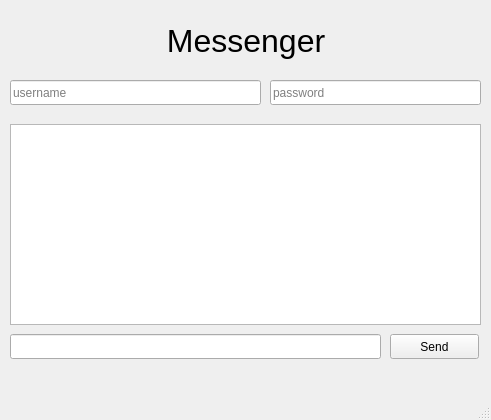
<?xml version="1.0" encoding="UTF-8"?>
<ui version="4.0">
 <class>MainWindow</class>
 <widget class="QMainWindow" name="MainWindow">
  <property name="geometry">
   <rect>
    <x>0</x>
    <y>0</y>
    <width>491</width>
    <height>420</height>
   </rect>
  </property>
  <property name="windowTitle">
   <string>MainWindow</string>
  </property>
  <widget class="QWidget" name="centralwidget">
   <widget class="QTextBrowser" name="textBrowser">
    <property name="geometry">
     <rect>
      <x>10</x>
      <y>124</y>
      <width>471</width>
      <height>201</height>
     </rect>
    </property>
    <property name="sizePolicy">
     <sizepolicy hsizetype="Expanding" vsizetype="Expanding">
      <horstretch>1</horstretch>
      <verstretch>1</verstretch>
     </sizepolicy>
    </property>
   </widget>
   <widget class="QLineEdit" name="lineEdit">
    <property name="geometry">
     <rect>
      <x>10</x>
      <y>334</y>
      <width>371</width>
      <height>25</height>
     </rect>
    </property>
   </widget>
   <widget class="QPushButton" name="pushButton">
    <property name="geometry">
     <rect>
      <x>390</x>
      <y>334</y>
      <width>89</width>
      <height>25</height>
     </rect>
    </property>
    <property name="text">
     <string>Send</string>
    </property>
   </widget>
   <widget class="QLineEdit" name="lineEdit_2">
    <property name="geometry">
     <rect>
      <x>10</x>
      <y>80</y>
      <width>251</width>
      <height>25</height>
     </rect>
    </property>
    <property name="placeholderText">
     <string>username</string>
    </property>
   </widget>
   <widget class="QLineEdit" name="lineEdit_3">
    <property name="geometry">
     <rect>
      <x>270</x>
      <y>80</y>
      <width>211</width>
      <height>25</height>
     </rect>
    </property>
    <property name="placeholderText">
     <string>password</string>
    </property>
   </widget>
   <widget class="QLabel" name="label">
    <property name="geometry">
     <rect>
      <x>30</x>
      <y>20</y>
      <width>441</width>
      <height>41</height>
     </rect>
    </property>
    <property name="font">
     <font>
      <pointsize>24</pointsize>
     </font>
    </property>
    <property name="text">
     <string>Messenger </string>
    </property>
    <property name="alignment">
     <set>Qt::AlignCenter</set>
    </property>
   </widget>
  </widget>
  <widget class="QStatusBar" name="statusbar"/>
 </widget>
 <resources/>
 <connections/>
</ui>
